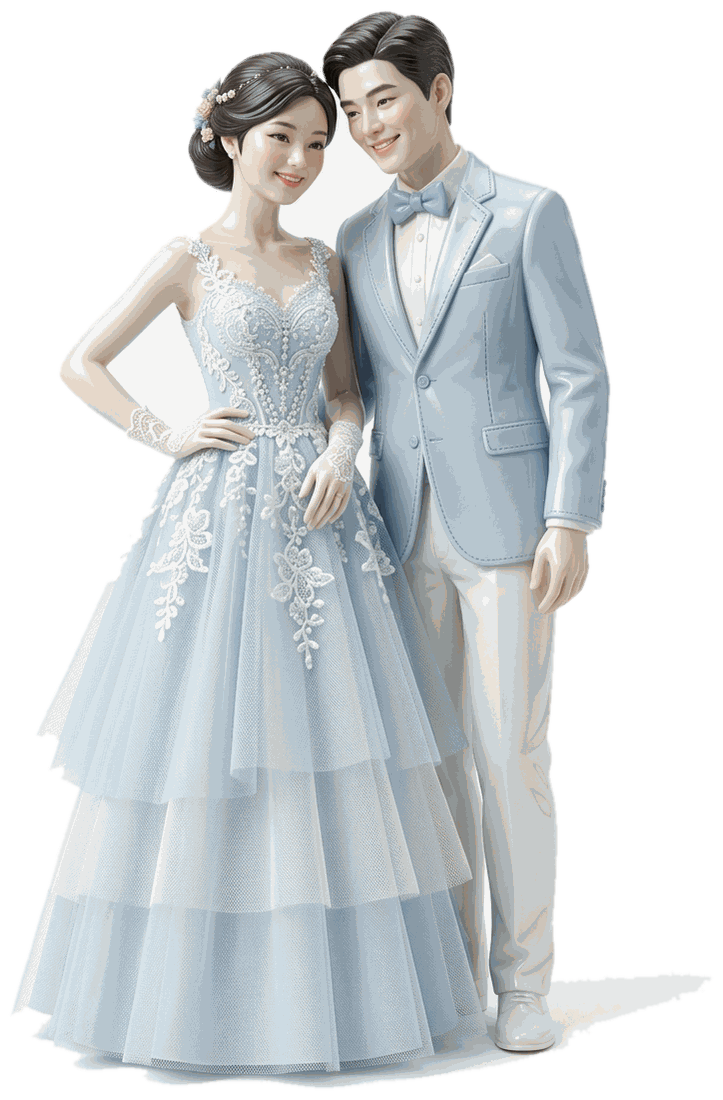
#> input picture assets/couple-cutout.png, 723 x 1100 px
$ python split-figures.py assets/couple-cutout.png
#> lines starting #> are read from the running program, lines starting #| are printed output that depends on the picture; after the words box and inside, x2 and y2 are one past the last pixel; in counts of white or black regions, pixels touching at a corner belong together
#!/usr/bin/env python3
"""
split-figures.py ── 把「兩人合照去背圖」拆成她 / 他 兩層,並產生浮雕高度圖與法線圖。

    python3 tools/split-figures.py assets/couple-cutout.png

輸出(全部在 assets/):
    figure-her.png / figure-him.png        兩層去背圖(各自裁到自己的外框)
    figure-her-h.png / figure-him-h.png    高度圖(灰階;愈亮愈凸)→ Three.js displacementMap
    figure-her-n.png / figure-him-n.png    法線圖 → normalMap
    ../js/figures.js                        兩層在原圖中的位置(window.FIGURES)
    tools/out/split-preview.png             檢查用:縫線 / 兩層 / 高度圖

原理:
  1. 若原圖沒有透明通道,先從邊緣 flood-fill 把白底去掉(只去「連到邊界的白」,不會吃掉白褲子)。
  2. 在左右兩人之間找一條「最省力」的縫:背景最便宜、強邊緣其次、實心區最貴(動態規劃,每列一個 x)。
  3. 縫左邊 = 她,右邊 = 他。因為她在前(裙襬蓋住他的腿),把「他」沿縫往她底下延伸 12px,
     之後兩層各自微動時不會露出縫。
  4. 高度圖 = 各層遮罩的距離變換(邊緣 0、中心高),做成陶瓷浮雕。

需要:pip install pillow numpy scipy
可調參數見 argparse --help(縫的搜尋範圍、延伸量、浮雕深度)。
"""
import argparse, json, os, sys
import numpy as np
from PIL import Image, ImageFilter
from scipy import ndimage as ndi

# [19 lines left out: function key_background, not called in this run]

def estimate_prior(solid, top_x=None, bottom_x=None, guide=None):
    """估計縫該經過的路徑(每列一個 x):
       上端 = 兩顆頭之間最低的凹點;下段(底部 30%)= 兩人之間的空隙中心;中段線性內插。
       guide = [(fx, fy), ...] 正規化座標的手動折線,給了就直接用。"""
    from scipy.signal import find_peaks
    H, W = solid.shape
    if guide:
        pts = sorted((fy * (H - 1), fx * W) for fx, fy in guide)
        ys = [p[0] for p in pts]; xs = [p[1] for p in pts]
        return np.interp(np.arange(H), ys, xs), int(xs[0]), int(xs[-1])
    if top_x is None:
        hp = head_peaks(solid)
        top_x = hp[2] if hp else W // 2
    else:
        top_x = int(top_x * W)
    pts_y, pts_x = [0], [float(top_x)]
    if bottom_x is None:
        last = float(top_x)
        for y in range(int(H * 0.70), H):
            row = solid[y]
            if not row.any(): continue
            d = np.diff(np.concatenate([[0], row.astype(np.int8), [0]]))
            starts, ends = np.where(d == 1)[0], np.where(d == -1)[0]
            if len(starts) < 2: continue
            gaps = [((ends[i] + starts[i + 1]) / 2.0, starts[i + 1] - ends[i]) for i in range(len(starts) - 1)]
            gaps = [g for g in gaps if g[1] >= 3 and 0.25 * W <= g[0] <= 0.8 * W]
            if not gaps: continue
            c = min(gaps, key=lambda g: abs(g[0] - last))[0]
            pts_y.append(y); pts_x.append(c); last = c
        if len(pts_y) == 1:  # 找不到空隙 → 直線
            pts_y.append(H - 1); pts_x.append(float(top_x))
        elif pts_y[-1] < H - 1:
            pts_y.append(H - 1); pts_x.append(pts_x[-1])
        bottom_x = int(pts_x[-1])
    else:
        bottom_x = int(bottom_x * W); pts_y.append(H - 1); pts_x.append(float(bottom_x))
    prior = np.interp(np.arange(H), pts_y, pts_x)
    # 平滑一下(空隙中心逐列跳動)
    prior = ndi.uniform_filter1d(prior, size=max(5, int(H * 0.04)), mode='nearest')
    return prior, int(top_x), int(bottom_x)

def head_peaks(solid):
    """回傳(左頭 x, 右頭 x, 兩頭之間凹點 x)或 None。"""
    from scipy.signal import find_peaks
    H, W = solid.shape
    cols = solid.any(0)
    top = np.where(cols, solid.argmax(0), H).astype(np.float32)
    win = max(3, int(W * 0.03)); k = np.ones(win) / win
    top_s = np.convolve(np.pad(top, win // 2, mode='edge'), k, 'valid')[:W]
    peaks, props = find_peaks(-top_s, prominence=H * 0.008, distance=int(W * 0.12))
    if len(peaks) < 2: return None
    order = np.argsort(props['prominences'])[::-1][:2]
    a, b = sorted(peaks[order]); seg = top_s[a:b + 1]
    return int(a), int(b), int(a + seg.argmax()), float(max(top_s[a], top_s[b]))

def find_seam(rgba, prior, corridor_frac, heads=None):
    """動態規劃找上→下的縫。
       cost:兩人之間的空隙≈0 → 強色彩邊緣便宜 → 實心貴;人外側的背景 0.6(別沿著外輪廓跑);
       離先驗走廊愈遠愈貴;上方兩頭之間設硬牆(縫不能繞到任何一顆頭外面)。"""
    a = rgba[..., 3].astype(np.float32) / 255.0
    rgb = rgba[..., :3].astype(np.float32) / 255.0
    mags = []
    for c in range(3):
        gx = ndi.sobel(rgb[..., c], axis=1); gy = ndi.sobel(rgb[..., c], axis=0); mags.append(np.hypot(gx, gy))
    sat = rgb.max(-1) - rgb.min(-1)
    mags.append(1.5 * np.hypot(ndi.sobel(sat, axis=1), ndi.sobel(sat, axis=0)))
    edge = np.max(mags, axis=0)
    edge = edge / (np.percentile(edge[a > 0.5], 96) + 1e-6)
    edge = np.clip(edge, 0, 1)
    cost = a * (1.0 - 0.9 * edge) + 0.015
    h, w = cost.shape
    # 外側背景(該列第一段實心之前 / 最後一段之後)
    solid = a > 0.5
    first = np.where(solid.any(1), solid.argmax(1), w)
    last = np.where(solid.any(1), w - 1 - solid[:, ::-1].argmax(1), -1)
    xs = np.arange(w)[None, :]
    exterior = (xs < first[:, None]) | (xs > last[:, None])
    cost = np.where(exterior, 0.6, cost)
    # 先驗走廊
    tol = max(4.0, w * corridor_frac)
    dx = np.abs(xs - prior[:, None])
    cost = cost + 0.8 * np.clip((dx - tol) / tol, 0, None) ** 2
    # 頭部硬牆
    if heads:
        hl, hr, _, ytop = heads
        ywall = int(min(h, ytop + h * 0.14)); m = int(w * 0.03)
        cost[:ywall, :hl + m] = 9.0; cost[:ywall, hr - m:] = 9.0
    D = np.full((h, w), np.inf, dtype=np.float32); P = np.zeros((h, w), dtype=np.int8)
    D[0] = cost[0]
    for y in range(1, h):
        prev = D[y - 1]
        left = np.concatenate([[np.inf], prev[:-1]]) + 0.35
        right = np.concatenate([prev[1:], [np.inf]]) + 0.35
        stack = np.stack([left, prev, right])
        k = stack.argmin(0)
        D[y] = stack[k, np.arange(w)] + cost[y]
        P[y] = k - 1
    x = int(D[-1].argmin()); seam = np.zeros(h, dtype=np.int32)
    for y in range(h - 1, -1, -1):
        seam[y] = x; x = x + int(P[y, x])
    return seam, float(D[-1].min())

def propagate_colors(rgb, known, target, iters=40):
    """把 known 區的顏色一圈圈往 target 區推(簡易 inpaint)。"""
    rgb = rgb.astype(np.float32).copy()
    filled = known.copy()
    todo = target & ~known
    for _ in range(iters):
        if not todo.any(): break
        ring = ndi.binary_dilation(filled, iterations=1) & todo
        if not ring.any(): break
        # 每個 ring 像素取 3x3 內已填像素的平均
        num = np.zeros_like(rgb); den = np.zeros(rgb.shape[:2], np.float32)
        for dy in (-1, 0, 1):
            for dx in (-1, 0, 1):
                if dy == 0 and dx == 0: continue
                sh = np.roll(np.roll(rgb, dy, 0), dx, 1); fm = np.roll(np.roll(filled, dy, 0), dx, 1)
                num += sh * fm[..., None]; den += fm
        rgb[ring] = num[ring] / np.maximum(den[ring], 1)[..., None]
        filled |= ring; todo &= ~ring
    return rgb

def heightmap(mask, depth_px, gamma=0.6, blur=2.0):
    d = ndi.distance_transform_edt(mask)
    hgt = np.clip(d / float(depth_px), 0, 1) ** gamma
    hgt = ndi.gaussian_filter(hgt, blur) * mask
    return hgt

def normalmap(hgt, strength):
    gy, gx = np.gradient(hgt * strength)
    n = np.stack([-gx, -gy, np.ones_like(hgt)], -1)  # y 向下的影像座標 → 法線圖用 OpenGL 慣例(y 朝上)要翻 gy
    n[..., 1] = gy * 1.0  # 影像 y 往下 = 法線 -y,所以此處符號相反
    n /= np.linalg.norm(n, axis=-1, keepdims=True)
    return ((n * 0.5 + 0.5) * 255).astype(np.uint8)

def bbox(mask, pad=2):
    ys, xs = np.where(mask)
    return max(0, xs.min() - pad), max(0, ys.min() - pad), min(mask.shape[1], xs.max() + pad + 1), min(mask.shape[0], ys.max() + pad + 1)

def main():
    ap = argparse.ArgumentParser()
    ap.add_argument('src', nargs='?', default='assets/couple-cutout.png')
    ap.add_argument('--out', default='assets')
    ap.add_argument('--top-x', type=float, default=None, help='縫在最上方的位置(佔寬度比例,預設自動:兩頭之間)')
    ap.add_argument('--bottom-x', type=float, default=None, help='縫在最下方的位置(預設自動:兩腳之間)')
    ap.add_argument('--corridor', type=float, default=0.12, help='允許縫偏離先驗路徑的寬度(佔寬度比例)')
    ap.add_argument('--guide', type=str, default=None, help='手動先驗折線,正規化座標,例:"0.48,0 0.52,0.4 0.6,0.7 0.55,1"')
    ap.add_argument('--extend', type=int, default=12, help='把「他」延伸到「她」底下的像素數')
    ap.add_argument('--depth', type=float, default=0.085, help='浮雕深度(距離達到圖高的此比例時最凸)')
    ap.add_argument('--front', choices=['her', 'him'], default='her', help='誰在前面(蓋住另一人)')
    ap.add_argument('--map-scale', type=float, default=0.5, help='高度圖 / 法線圖的縮放(不需要全解析度)')
    ap.add_argument('--keep-alpha', action='store_true', help='原圖已有透明就直接用,不重新去背')
    args = ap.parse_args()

    root = os.path.dirname(os.path.dirname(os.path.abspath(__file__)))
    src = os.path.join(root, args.src) if not os.path.isabs(args.src) else args.src
    outdir = os.path.join(root, args.out); os.makedirs(outdir, exist_ok=True)
    dbg = os.path.join(root, 'tools', 'out'); os.makedirs(dbg, exist_ok=True)

    im = Image.open(src).convert('RGBA'); rgba = np.array(im)
#> in main, im is the input picture: PIL image 723x1100 RGBA; mean R, G, B, A 110.4, 114.6, 116.6, 150.5
    had_alpha = (rgba[..., 3] < 250).any()
#> had_alpha = True
    if not had_alpha and not args.keep_alpha:
        print('原圖沒有透明背景 → 從邊緣去白底'); rgba = key_background(rgba)
        Image.fromarray(rgba).save(src); print('  已回寫透明版:', os.path.relpath(src, root))
    alpha = rgba[..., 3]
    solid = alpha > 8
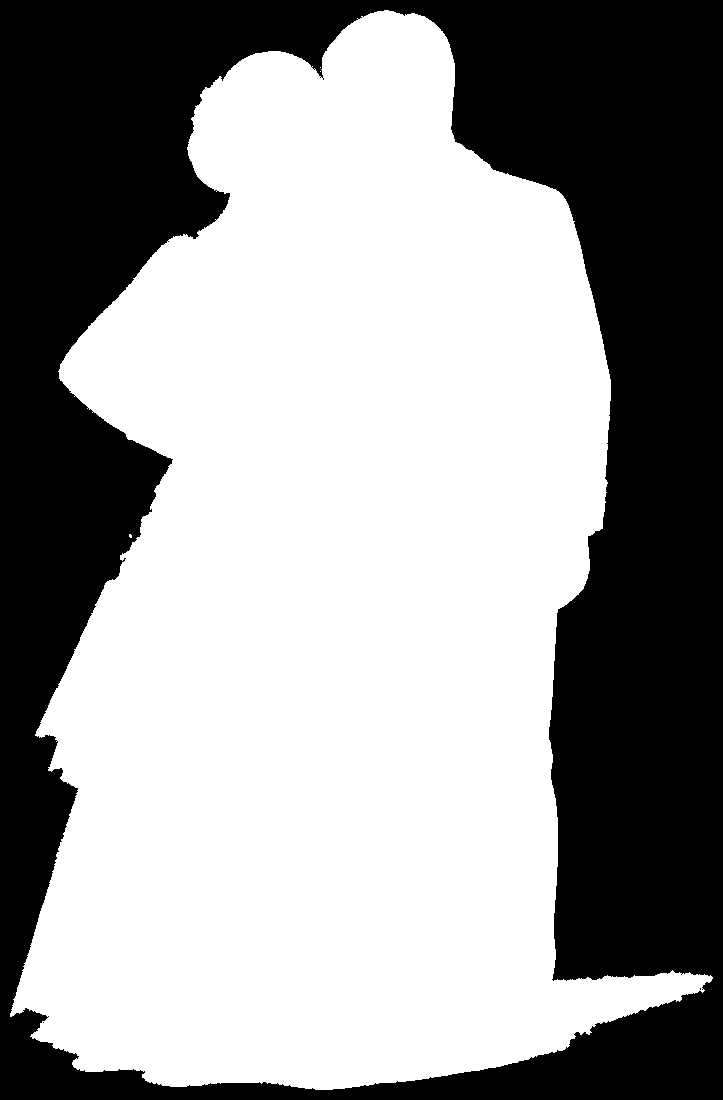
#> solid: shape (1100, 723) bool; 59.9% white; 3 black regions (2 under 20 px), largest, box (x1, y1, x2, y2) and area: (0, 0, 723, 1100) 318815
    # 裁到外框 + 留邊
    x0, y0, x1, y1 = bbox(solid, pad=6)
#> x0 = 4; y0 = 4; x1 = 719; y1 = 1096
    rgba = rgba[y0:y1, x0:x1]; alpha = rgba[..., 3]; solid = alpha > 8
    H, W = alpha.shape
    print(f'工作區 {W}×{H}(原圖裁掉透明邊後)')
#| 工作區 715×1092(原圖裁掉透明邊後)

    guide = [tuple(float(v) for v in pt.split(',')) for pt in args.guide.split()] if args.guide else None
    prior, tx, bx = estimate_prior(alpha > 128, args.top_x, args.bottom_x, guide)
#> in head_peaks, `top = np.where(cols, solid.argmax(0), H).astype(np.float32)`: top = 715 values, max 1092 at index 0, min 8 at index 375, mean 330.5
#> in head_peaks, `top_s = np.convolve(np.pad(top, win // 2, mode='edge'), k, 'valid')[:W]`: top_s = 715 values, max 1079.4 at index 0, min 8.43 at index 380, mean 330.5
#> in head_peaks, `peaks, props = find_peaks(-top_s, prominence=H * 0.008, distance=int(W..`: peaks = [270, 380]; props = {'prominences': [17.43, 1066.6], 'left_bases': [0, 0], 'right_bases': [309, 714]}
#> in head_peaks, `order = np.argsort(props['prominences'])[::-1][:2]`: order = [1, 0]
#> in head_peaks, `a, b = sorted(peaks[order])`: a = 270; b = 380
#> in head_peaks, `seg = top_s[a:b + 1]`: seg = 111 values, max 66 at index 39, min 8.43 at index 110, mean 38.3
#> in estimate_prior, `hp = head_peaks(solid)`: hp = (270, 380, 309, 48.57)
#> in estimate_prior, `top_x = hp[2] if hp else W // 2`: top_x = 309
#> in estimate_prior, `pts_y, pts_x = [0], [float(top_x)]`: pts_y = [0]; pts_x = [309]
#> in estimate_prior, `last = float(top_x)`: last = 309
#> the loop in estimate_prior, `for y in range(int(H * 0.70), H):` made 328 passes
#> (starts, ends) on passes 2 to 4: ([60], [546]), ([60], [546]), ([60], [545])
#> after the loop in estimate_prior, `for y in range(int(H * 0.70), H):`: pts_x = [309, 565.5, 560.5, 563, 562.5, 547.5, 263, 240, 239.5, 235.5]; pts_y = [0, 975, 976, 977, 978, 1046, 1077, 1078, 1079, 1080]
#> in estimate_prior, `bottom_x = int(pts_x[-1])`: bottom_x = 235
#> in estimate_prior, `prior = np.interp(np.arange(H), pts_y, pts_x)`: prior = 1092 values, max 565.5 at index 975, min 235.5 at index 1080, mean 441.3
#> in estimate_prior, `prior = ndi.uniform_filter1d(prior, size=max(5, int(H * 0.04)), mode='..`: prior = 1092 values, max 561.8 at index 972, min 246.8 at index 1091, mean 441.3
#> tx = 309; bx = 235
    print(f'先驗:上端 x={tx}({tx / W:.2f}),下端 x={bx}({bx / W:.2f}),走廊 ±{args.corridor:.2f}')
#| 先驗:上端 x=309(0.43),下端 x=235(0.33),走廊 ±0.12
    heads = head_peaks(alpha > 128)
#> heads = (270, 380, 309, 48.57)
    if heads: print(f'頭:左 x={heads[0]},右 x={heads[1]},凹點 x={heads[2]}')
#| 頭:左 x=270,右 x=380,凹點 x=309
    seam, total = find_seam(rgba, prior, args.corridor, heads)
#> after the loop in find_seam, `for c in range(3):`: mags = 3 items
#> in find_seam, `first = np.where(solid.any(1), solid.argmax(1), w)`: first = 1092 values, max 715 at index 0, min 8 at index 1008, mean 121.6
#> in find_seam, `last = np.where(solid.any(1), w - 1 - solid[:, ::-1].argmax(1), -1)`: last = 1092 values, max 706 at index 974, min -1 at index 0, mean 542.8
#> in find_seam, `hl, hr, _, ytop = heads`: hl = 270; hr = 380; ytop = 48.57
#> in find_seam, `ywall = int(min(h, ytop + h * 0.14))`: ywall = 201
#> after the loop in find_seam, `for y in range(1, h):`:
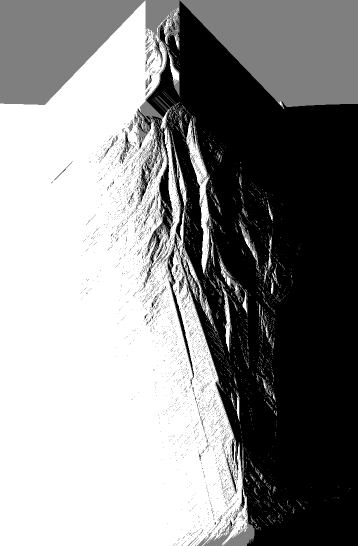
#> P: shape (1092, 715) int8 (shown at 1/2 size); min -1, max 1, mean 0.109; drawn with min black and max white
#> in find_seam, `x = int(D[-1].argmin())`: x = 460
#> in find_seam, `seam = np.zeros(h, dtype=np.int32)`: seam = 1092 values from 0 to 0
#> the loop in find_seam, `for y in range(h - 1, -1, -1):` made 1092 passes
#> x on passes 1 to 3: 460, 460, 460
#> after the loop in find_seam, `for y in range(h - 1, -1, -1):`: seam = 1092 values, max 495 at index 1026, min 305 at index 181, mean 393.1; x = 338
#> total = 372.9
    print(f'縫:x 範圍 {seam.min()}–{seam.max()},總成本 {total:.1f}')
#| 縫:x 範圍 305–495,總成本 372.9
    xs = np.arange(W)[None, :]
    left = solid & (xs < seam[:, None]); right = solid & (xs >= seam[:, None])
    # 縫兩側:小碎片歸回主體(例如她手肘縫隙裡露出的他的衣角,保留在原層即可,不特別處理)
    her, him = (left, right)
    if args.front == 'him': front, back = him, her
    else: front, back = her, him

    # 把後面那人沿縫往前面那人底下延伸,避免微動時露縫
    band = ndi.binary_dilation(back, iterations=args.extend) & front
    back_ext = back | band
    rgb = rgba[..., :3].astype(np.float32)
    rgb_back = propagate_colors(rgb, back, band, iters=args.extend + 4)
    # 延伸區的邊緣稍微柔化
    dist_in = ndi.distance_transform_edt(back_ext)
    a_back = np.where(back_ext, alpha, 0).astype(np.float32)
    a_back[band] = 255 * np.clip(dist_in[band] / 2.0, 0, 1)
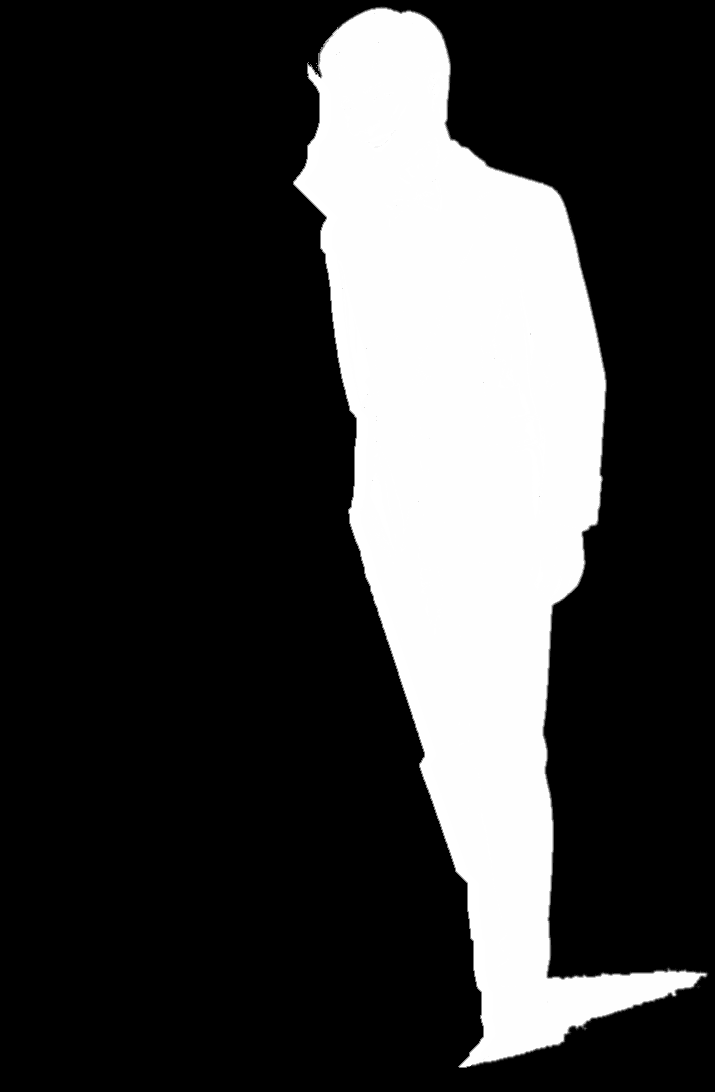
#> a_back: shape (1092, 715) float32; min 0, max 255, mean 59.5
    a_front = np.where(front, alpha, 0).astype(np.float32)
    # 前面那人的邊緣也保留原始的半透明邊
    a_front[front & (alpha < 255)] = alpha[front & (alpha < 255)]

    depth_px = args.depth * H
    layers = {}
    for name, mask, a, col in ((('her', front, a_front, rgb) if args.front == 'her' else ('her', back_ext, a_back, rgb_back)),
                               (('him', back_ext, a_back, rgb_back) if args.front == 'her' else ('him', front, a_front, rgb))):
        bx0, by0, bx1, by1 = bbox(mask, pad=3)
        layer = np.zeros((by1 - by0, bx1 - bx0, 4), np.uint8)
        layer[..., :3] = np.clip(col[by0:by1, bx0:bx1], 0, 255).astype(np.uint8)
        layer[..., 3] = np.clip(a[by0:by1, bx0:bx1], 0, 255).astype(np.uint8)
        # 透明區的 RGB 用鄰近顏色填(避免縮圖時出現黑邊)
        m = layer[..., 3] > 0
        fillrgb = propagate_colors(layer[..., :3].astype(np.float32), m, ~m, iters=6)
        layer[..., :3] = np.where(m[..., None], layer[..., :3], np.clip(fillrgb, 0, 255).astype(np.uint8))
        Image.fromarray(layer).save(os.path.join(outdir, f'figure-{name}.png'))
        hm = heightmap(mask[by0:by1, bx0:bx1], depth_px)
        small = (max(1, int(hm.shape[1] * args.map_scale)), max(1, int(hm.shape[0] * args.map_scale)))
        Image.fromarray((hm * 255).astype(np.uint8), 'L').resize(small, Image.LANCZOS).save(os.path.join(outdir, f'figure-{name}-h.png'))
        Image.fromarray(normalmap(hm, strength=depth_px * 0.9)).resize(small, Image.LANCZOS).save(os.path.join(outdir, f'figure-{name}-n.png'))
        # 腳底中心 = 底部 3% 列的遮罩質心 → 3D 旋轉軸
        rows = mask[by0:by1, bx0:bx1]; hh = rows.shape[0]
        bottom = rows[int(hh * 0.96):]
        ys_, xs_ = np.where(bottom)
        pivot = float(xs_.mean()) if len(xs_) else rows.shape[1] / 2
        layers[name] = dict(src=f'assets/figure-{name}.png', height=f'assets/figure-{name}-h.png', normal=f'assets/figure-{name}-n.png',
                            x=int(bx0), y=int(by0), w=int(bx1 - bx0), h=int(by1 - by0), pivot=round(pivot, 1))
        print(f'  {name}: 外框 ({bx0},{by0}) {bx1-bx0}×{by1-by0},腳底 x={pivot:.0f}')
#> this loop made 2 passes
#> (name, bx0, by0, bx1, by1, small, hh, pivot) on passes 1 to 2: ('her', 3, 24, 498, 1089, (247, 532), 1065, 274.9), ('him', 290, 3, 712, 1071, (211, 534), 1068, 223.3)
#> (printed output is left out)
#> after the loop, layers = 2 items

    meta = dict(image=dict(w=int(W), h=int(H)), front=args.front, her=layers['her'], him=layers['him'])
#> meta = 4 items
    with open(os.path.join(root, 'js', 'figures.js'), 'w', encoding='utf-8') as f:
        f.write('/* 由 tools/split-figures.py 產生:兩層公仔在原圖中的位置(像素) */\nwindow.FIGURES = ' + json.dumps(meta, ensure_ascii=False, indent=2) + ';\n')

    # 檢查圖:原圖+縫 | 她 | 他 | 高度圖
    prev = Image.new('RGBA', (W * 4, H), (250, 250, 250, 255))
    base = Image.fromarray(rgba).copy(); d = np.array(base)
    for y in range(H): d[y, max(0, seam[y] - 1):seam[y] + 1] = (201, 32, 42, 255)
    prev.paste(Image.fromarray(d), (0, 0), Image.fromarray(d))
    for i, name in enumerate(('her', 'him')):
        L = Image.open(os.path.join(outdir, f'figure-{name}.png')); prev.paste(L, (W * (i + 1) + layers[name]['x'], layers[name]['y']), L)
    hm_prev = Image.new('L', (W, H), 0)
    for name in ('her', 'him'):
        hmi = Image.open(os.path.join(outdir, f'figure-{name}-h.png')).resize((layers[name]['w'], layers[name]['h']), Image.BILINEAR)
        hm_prev.paste(hmi, (layers[name]['x'], layers[name]['y']), Image.fromarray((np.array(hmi) > 0).astype(np.uint8) * 255))
    prev.paste(hm_prev.convert('RGBA'), (W * 3, 0))
    prev.save(os.path.join(dbg, 'split-preview.png'))
    print('檢查圖:', os.path.relpath(os.path.join(dbg, 'split-preview.png'), root))
#| 檢查圖: tools/out/split-preview.png

if __name__ == '__main__':
    main()
